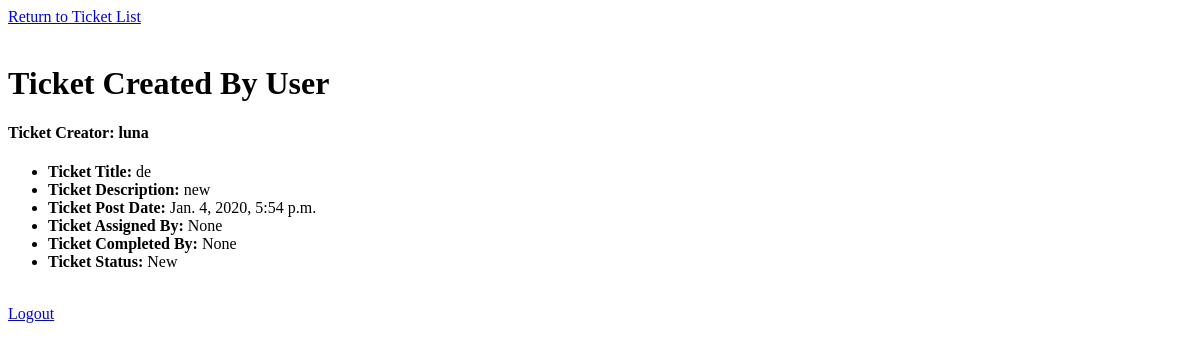
/list/1/, run on an earlier commit of the app's database.
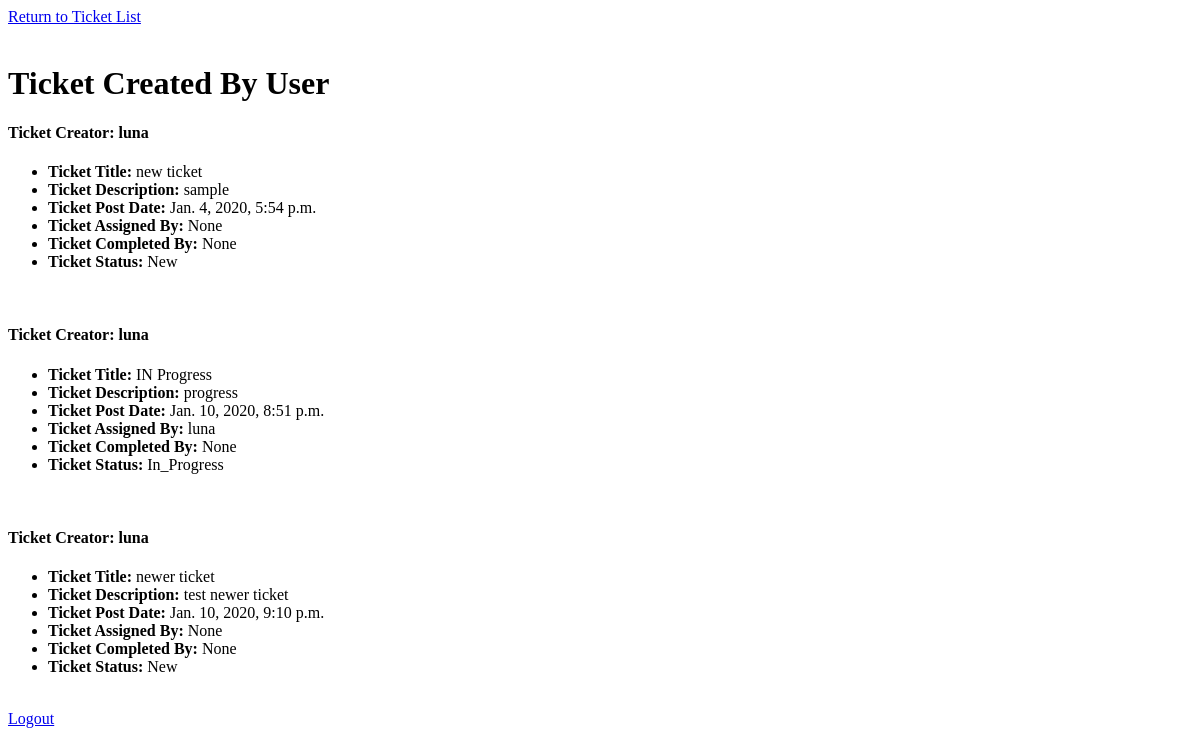
And on a later commit of the database.
### buggy/models.py (models this page shows, shortened)
class Bug(models.Model):
    title = models.CharField(max_length=100)
    description = models.TextField()
    posted = models.DateTimeField(default=timezone.now)
    user_ticket_creator = models.ForeignKey(
        User,
        on_delete=models.CASCADE,
        related_name='Created',
        blank=True,
        null=True
    )
    user_assigned_ticket = models.ForeignKey(
        User,
        on_delete=models.CASCADE,
        related_name='Assigned',
        blank=True,
        null=True
    )
    user_completed_ticket = models.ForeignKey(
        User,
        on_delete=models.CASCADE,
        related_name='Complete',
        blank=True,
        null=True
    )
    status = models.CharField(
        max_length=100,
        choices=Status_Selection,
        default=New)

### buggy/views.py (the view)
# urls.py: path('list/<int:id>/', views.mainlist, name='status'),
def mainlist(request, id):
    html = 'status.html'
    creator = Bug.objects.filter(user_ticket_creator=id)
    assigned = Bug.objects.filter(user_assigned_ticket=id)
    completed = Bug.objects.filter(user_completed_ticket=id)
    return render(request, html, {
        'Created': creator,
        'Assigned': assigned,
        'Completed': completed
    })

### buggy/templates/status.html
<a href="/">Return to Ticket List</a> <br><br>
<div>
    <div>
    <h1> Ticket Created By User </h1>
    {% for c in Created %}
    <h4>Ticket Creator: {{c.user_ticket_creator}}</h4>
    <ul>
    <li><b>Ticket Title: </b> {{c.title}} </li>
    <li><b>Ticket Description: </b> {{c.description}}</li>
    <li><b>Ticket Post Date: </b> {{c.posted }}</li>
    <li><b>Ticket Assigned By: </b> {{c.user_assigned_ticket}}</li>
    <li><b>Ticket Completed By: </b> {{c.user_completed_ticket}}</li>
    <li><b>Ticket Status: </b> {{c.status}}</li>
    </ul>
    <br>
    {%empty%}
    <h3> Nothing to display </h3>
    {% endfor %}
    </div>
 </div>
<a href='/logout/'>Logout</a>

What changed in the data, as far as the page shows it:
computed for Bug: title "de" → "new ticket"; description "new" → "sample"
added Bug: user_ticket_creator "luna", title "IN Progress", description "progress", posted "Jan. 10, 2020, 8:51 p.m.", user_assigned_ticket "luna", user_completed_ticket "None", status "In_Progress"
added Bug: user_ticket_creator "luna", title "newer ticket", description "test newer ticket", posted "Jan. 10, 2020, 9:10 p.m.", user_assigned_ticket "None", user_completed_ticket "None", status "New"
